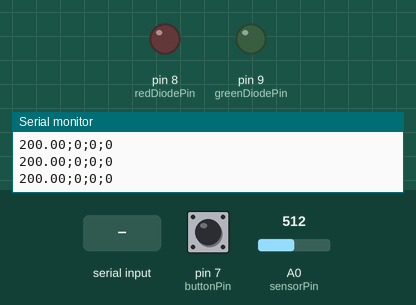
The sketch below on a simulated Arduino Uno, built with avr-gcc and run on an emulated ATmega328P. Shown: output pins drawn as LEDs (lit = HIGH), the last lines printed to the serial monitor. The test bench sets the inputs (shaded band); at power-on: pin 7 (buttonPin) HIGH, A0 (sensorPin) = 512.

Above: at 1.2 s.
1.3 s: "L" received over Serial
At 2.7 s:
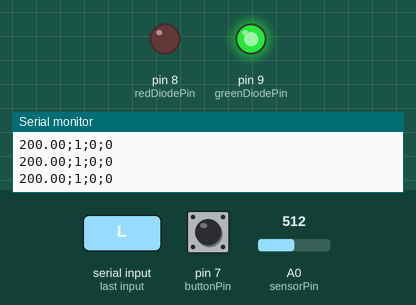
3.0 s: "A" received over Serial
At 4.0 s:
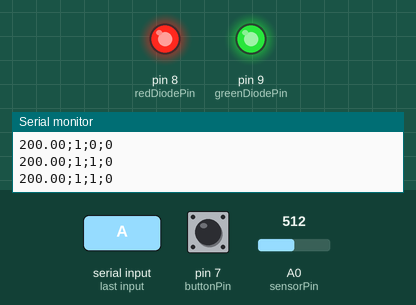
4.5 s: "L" received over Serial
At 5.3 s:
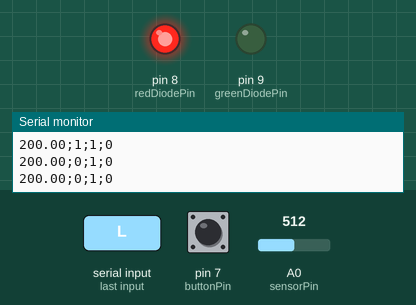
6.0 s: "O" received over Serial
At 6.5 s:
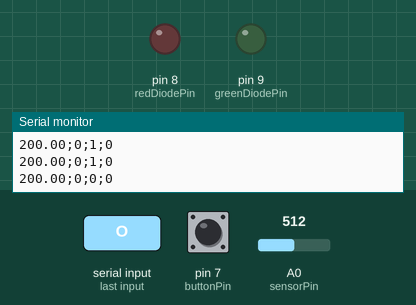
Timing chart, 0 to 8.5 s (numbered marks = the images above; inputs shaded):
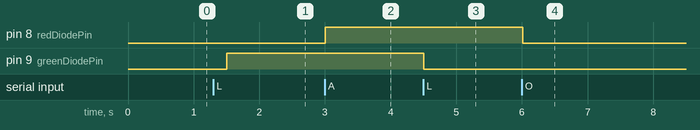

The sketch:

RaspberrySerial.ino
```cpp
const int sensorPin = A0;
const int buttonPin = 7;
const int redDiodePin = 8;
const int greenDiodePin = 9;

const float baselineTemp = 19.0;
int lastButtonState = HIGH;
int currentButtonState;
bool diodeToggle = false;
bool alarm = false;
bool doorOpen = false;

void setup() {
  // put your setup code here, to run once:
  pinMode(buttonPin, INPUT_PULLUP); //LOW when switch is closed
  pinMode(redDiodePin, OUTPUT);
  digitalWrite(redDiodePin, LOW);
  pinMode(greenDiodePin, OUTPUT);
  digitalWrite(greenDiodePin, LOW);
  Serial.begin(9600);
}

void loop() {
  currentButtonState = digitalRead(buttonPin);
  if(lastButtonState == LOW && currentButtonState == HIGH)
  {
    //Serial.println("DOORCLOSED");
    //diodeToggle = !diodeToggle;
  }
  else if(lastButtonState == HIGH && currentButtonState == LOW)
  {
    //Serial.println("DOOROPEN");
  }
  lastButtonState = currentButtonState;

  if(currentButtonState == LOW)
  {
    doorOpen = true;
  }
  else if (currentButtonState == HIGH)
  {
    doorOpen = false;
  }

  if(Serial.available() > 0)
  {
    char command = Serial.read();
    if(command == 'L')
    {
      diodeToggle = !diodeToggle;
    }
    else if (command == 'A')
    {
      digitalWrite(redDiodePin, HIGH);
      alarm = true;
    }
    else if (command == 'O')
    {
      digitalWrite(redDiodePin, LOW);
      alarm = false;
    }
  }

  if(diodeToggle)
    {
      digitalWrite(greenDiodePin, HIGH);
    }
    else
    {
      digitalWrite(greenDiodePin, LOW);
    }

  //** TEMPERATURE SENSOR **//
  int sensorVal = analogRead(sensorPin);
  //Serial.print("Sensor Value:");
  //Serial.print(sensorVal);

  // convert ADC reading to voltage
  float voltage = (sensorVal/1024.0)*5.0;
  //Serial.print(",Volts:");
  //Serial.print(voltage);
  //Serial.print(",degrees C:");

  // convert voltage to temperature in degrees C
  float temperature = (voltage-.5)*100;
  Serial.print(temperature);
  Serial.print(";");
  Serial.print(diodeToggle);
  Serial.print(";");
  Serial.print(alarm);
  Serial.print(";");
  Serial.println(doorOpen);

  delay(500);
}
```

Measured:
- after the input at 1.3 s, pin 9 (greenDiodePin): LOW → HIGH after 0.20 s
- after the input at 3.0 s, pin 8 (redDiodePin): LOW → HIGH at once
- after the input at 4.5 s, pin 9 (greenDiodePin): HIGH → LOW at once
- after the input at 6.0 s, pin 8 (redDiodePin): HIGH → LOW at once
